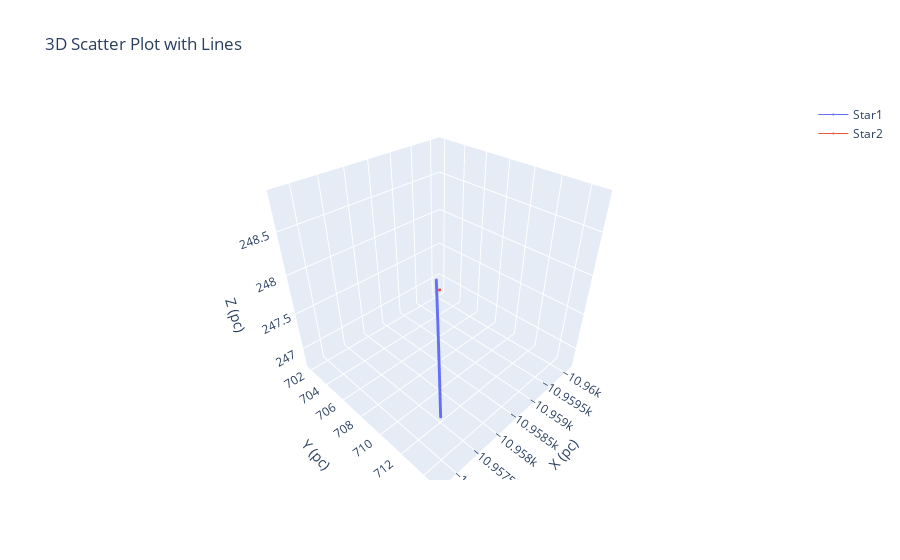

The notebook cell this image was saved under:
### Code cell
import plotly.graph_objects as go

# Step 1: Create the scatter plot for the first line with both markers and lines
trace1 = go.Scatter3d(
    x=table['SkyCoord1_galactocentric'].x,  # x-axis (l_1)
    y=table['SkyCoord1_galactocentric'].y,  # y-axis (b_1)
    z=table['SkyCoord1_galactocentric'].z,  # z-axis (dist_1)
    mode='lines+markers',  # Show both markers and lines
    name='Star1',  # Legend name
    marker=dict(size=1),  # Size of the scatter points
    line=dict(width=1),  # Width of the line
    hovertext=table['time'],
    hoverinfo="text"
)

# Step 2: Create the scatter plot for the second line with both markers and lines
trace2 = go.Scatter3d(
    x=table['SkyCoord2_galactocentric'].x,  # x-axis (l_2)
    y=table['SkyCoord2_galactocentric'].y,  # y-axis (b_2)
    z=table['SkyCoord2_galactocentric'].z,  # z-axis (dist_2)
    mode='lines+markers',  # Show both markers and lines
    name='Star2',  # Legend name
    marker=dict(size=1),  # Size of the scatter points
    line=dict(width=1),  # Width of the line
    hovertext=table['time'],
    hoverinfo="text"
)

# Step 3: Combine the traces and create the layout
data = [trace1, trace2]  # Combine both lines

layout = go.Layout(
    title='3D Scatter Plot with Lines',  # Title of the plot
    scene=dict(
        xaxis_title='X (pc)',
        yaxis_title='Y (pc)',
        zaxis_title='Z (pc)',
    )
)

# Step 4: Create the figure and plot it
fig = go.Figure(data=data, layout=layout)
fig.show()

### Figure 1 — Plotly figure (JSON) as saved in the notebook; plotly's stock layout.template omitted (floating-point values rounded to 4 significant figures; data arrays with more than 128 entries replaced by an {"elided": "..."} marker saying what was removed)
{"data": [{"hoverinfo": "text", "hovertext": {"elided": "1000 int values"}, "line": {"width": 1}, "marker": {"size": 1}, "mode": "lines+markers", "name": "Star1", "type": "scatter3d", "x": {"elided": "1000 float values"}, "y": {"elided": "1000 float values"}, "z": {"elided": "1000 float values"}}, {"hoverinfo": "text", "hovertext": {"elided": "1000 int values"}, "line": {"width": 1}, "marker": {"size": 1}, "mode": "lines+markers", "name": "Star2", "type": "scatter3d", "x": {"elided": "1000 float values"}, "y": {"elided": "1000 float values"}, "z": {"elided": "1000 float values"}}], "layout": {"scene": {"xaxis": {"title": {"text": "X (pc)"}}, "yaxis": {"title": {"text": "Y (pc)"}}, "zaxis": {"title": {"text": "Z (pc)"}}}, "title": {"text": "3D Scatter Plot with Lines"}}}
